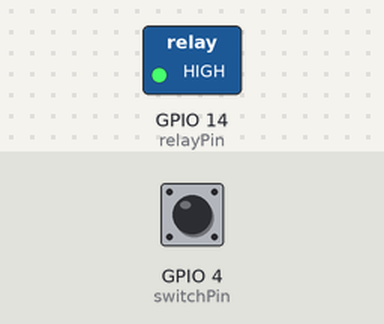
Simulated run of this sketch. Board: ESP8266 (Wemos D1 mini). On the bench: switched loads named in the sketch (green lamp = pin HIGH). The inputs (shaded band) are chosen by the test bench; at power-on: GPIO 4 (switchPin) HIGH. WiFi joins after 1.5 s; servers stay silent unless stated; no MQTT or app messages arrive unless stated; what the sketch prints to the serial monitor is not drawn.

Above: at 2.7 s.
2.8 s: GPIO 4 (switchPin) pulled LOW for 1 s
At 3.7 s:
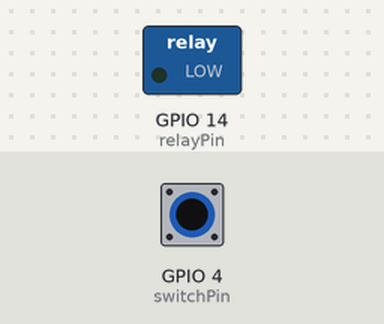
8.4 s: GPIO 4 (switchPin) pulled LOW for 3.2 s
At 12.4 s:
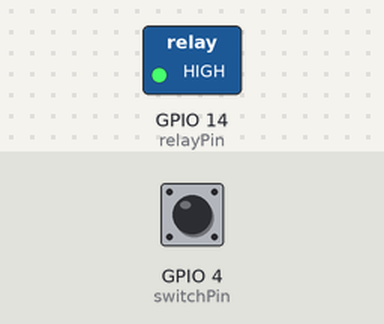
Timing chart, 0 to 13.9 s (numbered marks = the images above; inputs shaded):
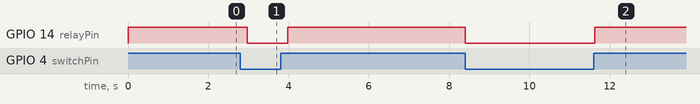

Measured:
- after the input at 2.8 s, GPIO 14 (relayPin): HIGH → LOW after 0.17 s, → HIGH 1.0 s later
- after the input at 8.4 s, GPIO 14 (relayPin): HIGH → LOW at once, → HIGH 3.2 s later

The sketch:

pool_light_switch.ino
```cpp
/*
Author: Kevin Williams
Description: Pentair 5G LED Pool light Controller
Features:
1) Remote on/off and color via MQTT subscription.
2) Local switch on/off
The pentair 5g light is programmed via on/off cycle within 8 seconds. Each cycle from 1-12 configures a specific scene or color.
relayPin controls dry relay for on/off and programming of lights
switchPin reads value of local switch and turns on/off lights
*/

#include <ESP8266WiFi.h>
#include <PubSubClient.h>
#include <ArduinoJson.h>
#include "credentials.h"


const long timeBetweenMessages = 1000 * 60;  //periodic status every minute
const long timeBetweenSwitchCheck = 200;  //check switch state every 200ms
const long timeBetweenProgCheck = 200;  //check prog state every

const int relayPin = 14; //d5
const int switchPin = 4; //d2

//enum per light spec.  numbers are number of pulses to program each mode.  1-7 are light shows
//8-12 are solid colors.  13 locks current color in show.  14 returns to previously saved mode
//save occurs at next power off of programming if its off for 10+ sconds
enum colors_enum {Peruvian_Paradise = 1, Super_Nova = 2, Northern_Lights = 3, Tidal_Wave = 4,
  Patriot_Blue = 5, Desert_Skies = 6, Nova = 7, Blue = 8, Green = 9, Red = 10, White = 11,
  Pink = 12, Color_Lock = 13, Return = 14};

static const char *colors_string[] = {"Invalid_Color", "Peruvian_Paradise", "Super_Nova",
  "Northern_Lights", "Tidal_Wave", "Patriot_Blue", "Desert_Skies", "Nova", "Blue", "Green",
  "Red", "White", "Pink", "Color_Lock", "Return"};

DynamicJsonDocument doc(200); //subscribe doc
DynamicJsonDocument doc2(200); //publish doc

WiFiClient espClient;
PubSubClient client(espClient);
long lastMsg = 0;  //flag for periodic status every minute
long lastSwitchCheck = 0;  //last time we check the status of the switch
long lastProgCheck = 0; //time last time we did a program switch cycle
int relayOn = false;
int switchState = 0;
bool programming = false;
int progVal = 0;
int currColor = -1;  //we have no way of knowing currently programmed color at startup so this is unknown

int status = WL_IDLE_STATUS;     // the starting Wifi radio's status

void setup_wifi() {
  delay(10);
  // We start by connecting to a WiFi network
  Serial.println();
  Serial.print("Connecting to ");
  Serial.println(ssid);
  WiFi.begin(ssid, pswd);
  while (WiFi.status() != WL_CONNECTED) {
    delay(500);
    Serial.print(".");
  }
  Serial.println("");
  Serial.println("WiFi connected");
  Serial.println("IP address: ");
  Serial.println(WiFi.localIP());
}

int getQuality() {
  if (WiFi.status() != WL_CONNECTED)
    return -1;
  int dBm = WiFi.RSSI();
  if (dBm <= -100)
    return 0;
  if (dBm >= -50)
    return 100;
  return 2 * (dBm + 100);
}

bool setProgramming(bool state) {
    if(programming != state) {
      if(state) {
        Serial.println("programming chg from off to on");
        relayOn = true;  //start with light on if not already
        setRelay();
        delay(500);
        Serial.println("done delayng, start programming now");
      } else {
        Serial.println("programming chg from on to off");
      }

      programming = state;
      publishStatus();
      return true;  //indicate we made a change
    } else {
      Serial.println("prog cmd ignored since we are already in that state");
    }

  return false;
}

int findColor(const char * str) {
  int n = Return+1; //1 larger than the largest supported color in the enumeration
  int i = 0;
  int maxColorNameSize = 15;

  for (i = 0; i < 15; ++i) {
    if (!strncmp(str, colors_string[i],maxColorNameSize)) {
      Serial.print("found ");Serial.print(str);Serial.print(" at "); Serial.println(i);
      return i;
    }
  }

  if (i >= n) {
    Serial.print("couldnt find ");Serial.println(str);
  }

  return -1;
}

void callback(char* topic, byte* payload, unsigned int length) {
  Serial.print("Message arrived [");
  Serial.print(topic);
  Serial.print("] ");
  for (int i = 0; i < length; i++) {
    Serial.print((char)payload[i]);
  }
  Serial.println();

  DeserializationError error = deserializeJson(doc, payload);
  if (error)
    Serial.println("error deserializing json");
  else {
    Serial.println("success deserializing json");

    //Serial.println("starting power doc vars");
    const char* power_j  = doc["power"];

    //Serial.println("starting power doc analysis");
    if (power_j) {
      //Serial.println("power doc valid");
      if (strncmp(power_j,"on",2) == 0) {
        Serial.println("got pwr on command");
        relayOn = true;
        setRelay();
      } else if(strncmp(power_j,"off",3) == 0) {
        Serial.println("got off command");
        relayOn = false;
        setRelay();
      }
    } else
      Serial.println("power doc invalid");


    Serial.println("starting prog doc vars");
    const char* prog_j  = doc["programming"][0];
    const char* progColor_j  = doc["programming"][1];

    Serial.println("starting prog doc analysis");
    if(prog_j && progColor_j) {
      Serial.println("prog_J and progColor_j valid");
      if (strncmp(prog_j,"on",2) == 0) {
        Serial.println("got prog on command");

        progVal = findColor(progColor_j);
        if(progVal > 0) {                 //-1 is not found and 0 is an invalid color
          Serial.print("programming color: "); Serial.println(colors_string[progVal]);
          setProgramming(true);
        } else
          Serial.println("invalid programming color");

      } else if(strncmp(prog_j,"off",3) == 0) {
        Serial.println("got prog off command");
        setProgramming(false);
      }
    } else
      Serial.println("invalid prog_j");
  }
}

String macToStr(const uint8_t* mac)
{
  String result;
  for (int i = 0; i < 6; ++i) {
    result += String(mac[i], 16);
    if (i < 5)
      result += ':';
  }
  return result;
}

String composeClientID() {
  uint8_t mac[6];
  WiFi.macAddress(mac);
  String clientId;
  clientId += "esp-";
  clientId += macToStr(mac);
  return clientId;
}

void reconnect() {
  // Loop until we're reconnected
  while (!client.connected()) {
    Serial.print("Attempting MQTT connection...");

    String clientId = composeClientID() ;
    clientId += "-";
    clientId += String(micros() & 0xff, 16); // to randomise. sort of

    // Attempt to connect
    if (client.connect(clientId.c_str(),mqttuser,mqttpw)) {
      Serial.println("connected");
      // Once connected, publish an announcement...
      client.publish(topic, ("connected " + composeClientID()).c_str() , true );
      // ... and resubscribe
      // topic + clientID + in
      String subscription;
      subscription += topic;
      subscription += "/";
      subscription += composeClientID() ;
      subscription += "/in";
      client.subscribe(subscription.c_str() );
      Serial.print("subscribed to : ");
      Serial.println(subscription);
    } else {
      Serial.print("failed, rc=");
      Serial.print(client.state());
      Serial.print(" wifi=");
      Serial.print(WiFi.status());
      Serial.println(" try again in 5 seconds");
      // Wait 5 seconds before retrying
      delay(5000);
    }
  }
}

void setup() {
  pinMode(switchPin, INPUT_PULLUP); //connected to float switch (float connected to ground)
  switchState = digitalRead(switchPin);
  pinMode(relayPin, OUTPUT); //connected to NO valve basin fill relay
  digitalWrite(relayPin, HIGH);  //pull output high (relay is LOW on)
  Serial.begin(115200);

  setup_wifi();
  client.setServer(mqtt_server, 1883);
  client.setCallback(callback);
}

void publishStatus() {

  String payload;
  doc2["micros"] = micros();
  doc2["client"] = composeClientID();
  if(relayOn)
    doc2["power"] = "on";
  else
    doc2["power"] = "off";

  doc2["RSSI"] = getQuality();

  if(programming)
    doc2["programming"] = "on";
  else
    doc2["programming"] = "off";

  if(currColor < 1)
    doc2["color"] = "Unknown";
  else
    doc2["color"] = colors_string[currColor];

  serializeJson(doc2, payload);

  String pubTopic;
   pubTopic += topic ;
   pubTopic += "/";
   pubTopic += composeClientID();
   pubTopic += "/out";

  Serial.print("Publish topic: ");
  Serial.println(pubTopic);
  Serial.print("Publish message: ");
  Serial.println(payload);

  client.publish( (char*) pubTopic.c_str() , payload.c_str(), true );
}

void togglePower(bool currSwitchState) {
  Serial.println("swtich state changed");
  switchState = currSwitchState;  //save new switch state
  if(!programming) {
    relayOn = !relayOn; //flip relay state
    setRelay();
  }
}

void setRelay() {
  if(!programming) {
    //Serial.println("relay changing");
    if(relayOn) {
      digitalWrite(relayPin, LOW);
      publishStatus();
    } else {
      digitalWrite(relayPin, HIGH);
      publishStatus();
    }
  } else {
    Serial.println("ignorning relay chg due to pogramming ongoing");
  }
}

//1 programming cycle
void toggleRelay(int delVal) {

  digitalWrite(relayPin, HIGH); //off
  delay(delVal);
  digitalWrite(relayPin, LOW); //on

}

void loop() {
  // confirm still connected to mqtt server
  if (!client.connected()) {
    reconnect();
  }
  client.loop();

  long now = millis();

    //send mqtt status on start and then perodically
  if (!programming && (lastMsg == 0 || (now - lastMsg > timeBetweenMessages)) ) {
    lastMsg = now;
    publishStatus();
  }

  //do programming monolithically when commanded
  if (programming && (lastProgCheck == 0 || (now - lastProgCheck > timeBetweenProgCheck))) {
    Serial.println("we are programming!");
    lastProgCheck = now;
    //do programming
    for(int i=0;i<progVal;i++) {
      Serial.print("prog cycle: "); Serial.println(i);
      //turn transformer on and off once
      toggleRelay(250);
      delay(250);
    }

    Serial.println("done programming");
    currColor = progVal;
    progVal = 0;
    programming = false; //turn off programmingif we finished with our cycles
    publishStatus();
  }

   //check sw state perodically
  if (!programming && (lastSwitchCheck == 0 || (now - lastSwitchCheck > timeBetweenSwitchCheck)) ) {
    lastSwitchCheck = now;
    int currSwitchState = digitalRead(switchPin);
    if(currSwitchState != switchState)
      togglePower(currSwitchState);
  }
}
```

credentials.h
```cpp
//production settings
const char* mqttuser = "user";
const char* mqttpw = "pass";
const char* ssid = "ssid";
const char* pswd = "pass2";
const char* mqtt_server = "0.0.0.0";
const char* topic = "wemos";    // this is the [root topic]
```
